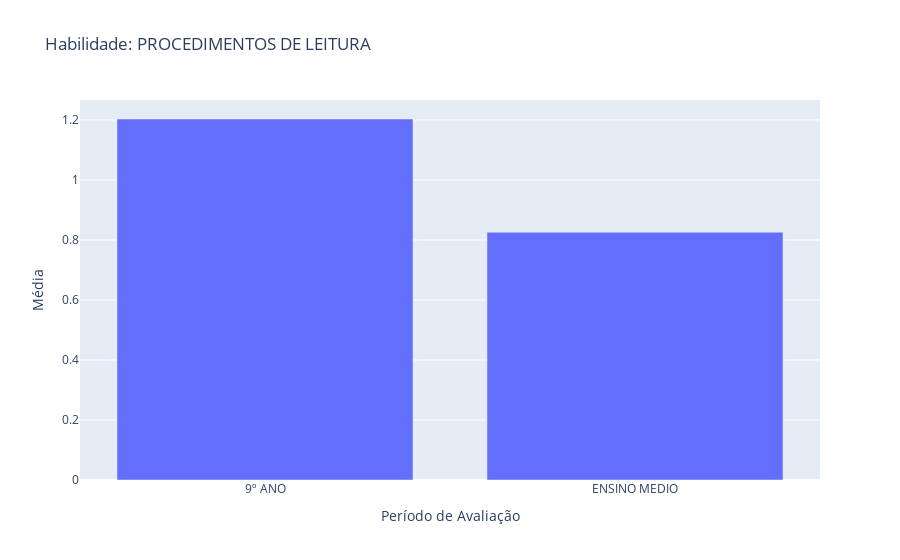

Write notebook code for a chart like this one.
### Code cell
### Procedimento_leitura


df_fund = df_2014_lp.groupby(['dc_etapa_aplicacao_turma'])[procedimento_leitura].mean().reset_index()
#col_list = df_fund.columns.tolist()[1:]

df_fund['mean'] = df_fund.mean(axis=1)
df_fund['dc_etapa_aplicacao_turma'] = df_fund['dc_etapa_aplicacao_turma'].replace(['ENSINO M?DIO - 3? S?RIE'], 'ENSINO MEDIO')

# Habilidade de Leitura

x2014_procedimento_leitura = df_fund['dc_etapa_aplicacao_turma']
y2014_procedimento_leitura = df_fund['mean']


fig = go.Figure(data=[
    go.Bar(name='9º ANO', x=x2014_procedimento_leitura, y=y2014_procedimento_leitura),
    #go.Bar(name='ENSINO M?DIO - 3? S?RIE', x=df_2014_lp, y=[12, 18, 29]) name='9º ANO',
])

# Change the bar mode
fig.update_layout(barmode='group')

fig.update_layout(
    title="Habilidade: PROCEDIMENTOS DE LEITURA",
    xaxis_title="Período de Avaliação",
    yaxis_title="Média",
    #legend_title="Legend Title",
    
    )


fig.show()
#pyo.plot(fig, filename='descritor_procedimento_leitura.html', auto_open=True)

### Figure 1 — Plotly figure (JSON) as saved in the notebook; plotly's stock layout.template omitted (floating-point values rounded to 4 significant figures)
{"data": [{"name": "9º ANO", "type": "bar", "x": ["9º ANO", "ENSINO MEDIO"], "y": [1.203, 0.8259]}], "layout": {"autosize": true, "barmode": "group", "title": {"text": "Habilidade: PROCEDIMENTOS DE LEITURA"}, "xaxis": {"autorange": true, "range": [-0.5, 1.5], "title": {"text": "Período de Avaliação"}, "type": "category"}, "yaxis": {"autorange": true, "range": [0, 1.267], "title": {"text": "Média"}, "type": "linear"}}}
